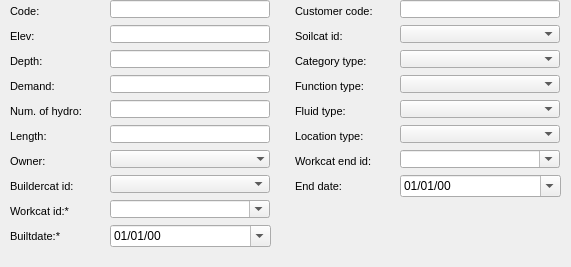
      <widget class="QWidget" name="page">
       <property name="geometry">
        <rect>
         <x>0</x>
         <y>0</y>
         <width>571</width>
         <height>267</height>
        </rect>
       </property>
       <attribute name="label">
        <string>Basic information</string>
       </attribute>
       <widget class="QLabel" name="label_owner">
        <property name="geometry">
         <rect>
          <x>10</x>
          <y>150</y>
          <width>101</width>
          <height>22</height>
         </rect>
        </property>
        <property name="font">
         <font>
          <pointsize>8</pointsize>
         </font>
        </property>
        <property name="frameShape">
         <enum>QFrame::NoFrame</enum>
        </property>
        <property name="frameShadow">
         <enum>QFrame::Plain</enum>
        </property>
        <property name="text">
         <string>Owner:</string>
        </property>
        <property name="textFormat">
         <enum>Qt::AutoText</enum>
        </property>
        <property name="scaledContents">
         <bool>false</bool>
        </property>
        <property name="alignment">
         <set>Qt::AlignLeading|Qt::AlignLeft|Qt::AlignVCenter</set>
        </property>
        <property name="margin">
         <number>3</number>
        </property>
       </widget>
       <widget class="QLineEdit" name="connec_length">
        <property name="geometry">
         <rect>
          <x>110</x>
          <y>125</y>
          <width>160</width>
          <height>18</height>
         </rect>
        </property>
        <property name="font">
         <font>
          <pointsize>8</pointsize>
         </font>
        </property>
        <property name="frame">
         <bool>true</bool>
        </property>
       </widget>
       <widget class="QLineEdit" name="n_hydrometer">
        <property name="geometry">
         <rect>
          <x>110</x>
          <y>100</y>
          <width>160</width>
          <height>18</height>
         </rect>
        </property>
        <property name="font">
         <font>
          <pointsize>8</pointsize>
         </font>
        </property>
        <property name="frame">
         <bool>true</bool>
        </property>
       </widget>
       <widget class="QLabel" name="label_soilcat_id">
        <property name="geometry">
         <rect>
          <x>295</x>
          <y>25</y>
          <width>101</width>
          <height>22</height>
         </rect>
        </property>
        <property name="font">
         <font>
          <pointsize>8</pointsize>
         </font>
        </property>
        <property name="frameShape">
         <enum>QFrame::NoFrame</enum>
        </property>
        <property name="frameShadow">
         <enum>QFrame::Plain</enum>
        </property>
        <property name="text">
         <string>Soilcat id:</string>
        </property>
        <property name="textFormat">
         <enum>Qt::AutoText</enum>
        </property>
        <property name="scaledContents">
         <bool>false</bool>
        </property>
        <property name="alignment">
         <set>Qt::AlignLeading|Qt::AlignLeft|Qt::AlignVCenter</set>
        </property>
        <property name="margin">
         <number>3</number>
        </property>
       </widget>
       <widget class="QLabel" name="label_builtdate">
        <property name="geometry">
         <rect>
          <x>10</x>
          <y>225</y>
          <width>101</width>
          <height>22</height>
         </rect>
        </property>
        <property name="font">
         <font>
          <pointsize>8</pointsize>
         </font>
        </property>
        <property name="frameShape">
         <enum>QFrame::NoFrame</enum>
        </property>
        <property name="frameShadow">
         <enum>QFrame::Plain</enum>
        </property>
        <property name="text">
         <string>Builtdate:*</string>
        </property>
        <property name="textFormat">
         <enum>Qt::AutoText</enum>
        </property>
        <property name="scaledContents">
         <bool>false</bool>
        </property>
        <property name="alignment">
         <set>Qt::AlignLeading|Qt::AlignLeft|Qt::AlignVCenter</set>
        </property>
        <property name="margin">
         <number>3</number>
        </property>
       </widget>
       <widget class="QLineEdit" name="code">
        <property name="geometry">
         <rect>
          <x>110</x>
          <y>0</y>
          <width>160</width>
          <height>18</height>
         </rect>
        </property>
        <property name="font">
         <font>
          <pointsize>8</pointsize>
         </font>
        </property>
        <property name="frame">
         <bool>true</bool>
        </property>
       </widget>
       <widget class="QComboBox" name="ownercat_id">
        <property name="geometry">
         <rect>
          <x>110</x>
          <y>150</y>
          <width>160</width>
          <height>18</height>
         </rect>
        </property>
        <property name="autoFillBackground">
         <bool>true</bool>
        </property>
        <property name="maxVisibleItems">
         <number>8</number>
        </property>
        <property name="frame">
         <bool>false</bool>
        </property>
       </widget>
       <widget class="QLabel" name="label_enddate">
        <property name="geometry">
         <rect>
          <x>295</x>
          <y>175</y>
          <width>101</width>
          <height>22</height>
         </rect>
        </property>
        <property name="font">
         <font>
          <pointsize>8</pointsize>
         </font>
        </property>
        <property name="frameShape">
         <enum>QFrame::NoFrame</enum>
        </property>
        <property name="frameShadow">
         <enum>QFrame::Plain</enum>
        </property>
        <property name="text">
         <string>End date:</string>
        </property>
        <property name="textFormat">
         <enum>Qt::AutoText</enum>
        </property>
        <property name="scaledContents">
         <bool>false</bool>
        </property>
        <property name="margin">
         <number>3</number>
        </property>
       </widget>
       <widget class="QComboBox" name="buildercat_id">
        <property name="geometry">
         <rect>
          <x>110</x>
          <y>175</y>
          <width>160</width>
          <height>18</height>
         </rect>
        </property>
       </widget>
       <widget class="QLabel" name="label_fluid_type">
        <property name="geometry">
         <rect>
          <x>295</x>
          <y>100</y>
          <width>101</width>
          <height>22</height>
         </rect>
        </property>
        <property name="font">
         <font>
          <pointsize>8</pointsize>
         </font>
        </property>
        <property name="frameShape">
         <enum>QFrame::NoFrame</enum>
        </property>
        <property name="frameShadow">
         <enum>QFrame::Plain</enum>
        </property>
        <property name="text">
         <string>Fluid type:</string>
        </property>
        <property name="textFormat">
         <enum>Qt::AutoText</enum>
        </property>
        <property name="scaledContents">
         <bool>false</bool>
        </property>
        <property name="alignment">
         <set>Qt::AlignLeading|Qt::AlignLeft|Qt::AlignVCenter</set>
        </property>
        <property name="margin">
         <number>3</number>
        </property>
       </widget>
       <widget class="QLabel" name="label_code">
        <property name="geometry">
         <rect>
          <x>10</x>
          <y>0</y>
          <width>101</width>
          <height>22</height>
         </rect>
        </property>
        <property name="font">
         <font>
          <pointsize>8</pointsize>
         </font>
        </property>
        <property name="frameShape">
         <enum>QFrame::NoFrame</enum>
        </property>
        <property name="frameShadow">
         <enum>QFrame::Plain</enum>
        </property>
        <property name="text">
         <string>Code:</string>
        </property>
        <property name="textFormat">
         <enum>Qt::AutoText</enum>
        </property>
        <property name="scaledContents">
         <bool>false</bool>
        </property>
        <property name="alignment">
         <set>Qt::AlignLeading|Qt::AlignLeft|Qt::AlignVCenter</set>
        </property>
        <property name="margin">
         <number>3</number>
        </property>
       </widget>
       <widget class="QComboBox" name="location_type">
        <property name="geometry">
         <rect>
          <x>400</x>
          <y>125</y>
          <width>160</width>
          <height>18</height>
         </rect>
        </property>
       </widget>
       <widget class="QLabel" name="label_depth">
        <property name="geometry">
         <rect>
          <x>10</x>
          <y>50</y>
          <width>101</width>
          <height>22</height>
         </rect>
        </property>
        <property name="font">
         <font>
          <pointsize>8</pointsize>
         </font>
        </property>
        <property name="frameShape">
         <enum>QFrame::NoFrame</enum>
        </property>
        <property name="frameShadow">
         <enum>QFrame::Plain</enum>
        </property>
        <property name="text">
         <string>Depth:</string>
        </property>
        <property name="textFormat">
         <enum>Qt::AutoText</enum>
        </property>
        <property name="scaledContents">
         <bool>false</bool>
        </property>
        <property name="alignment">
         <set>Qt::AlignLeading|Qt::AlignLeft|Qt::AlignVCenter</set>
        </property>
        <property name="margin">
         <number>3</number>
        </property>
       </widget>
       <widget class="QLabel" name="label_connec_length">
        <property name="geometry">
         <rect>
          <x>10</x>
          <y>125</y>
          <width>101</width>
          <height>22</height>
         </rect>
        </property>
        <property name="font">
         <font>
          <pointsize>8</pointsize>
         </font>
        </property>
        <property name="frameShape">
         <enum>QFrame::NoFrame</enum>
        </property>
        <property name="frameShadow">
         <enum>QFrame::Plain</enum>
        </property>
        <property name="text">
         <string>Length:</string>
        </property>
        <property name="textFormat">
         <enum>Qt::AutoText</enum>
        </property>
        <property name="scaledContents">
         <bool>false</bool>
        </property>
        <property name="alignment">
         <set>Qt::AlignLeading|Qt::AlignLeft|Qt::AlignVCenter</set>
        </property>
        <property name="wordWrap">
         <bool>true</bool>
        </property>
        <property name="margin">
         <number>3</number>
        </property>
       </widget>
       <widget class="QComboBox" name="workcat_id">
        <property name="geometry">
         <rect>
          <x>110</x>
          <y>200</y>
          <width>160</width>
          <height>18</height>
         </rect>
        </property>
        <property name="autoFillBackground">
         <bool>true</bool>
        </property>
        <property name="editable">
         <bool>true</bool>
        </property>
        <property name="maxVisibleItems">
         <number>8</number>
        </property>
        <property name="frame">
         <bool>true</bool>
        </property>
       </widget>
       <widget class="QLineEdit" name="elevation">
        <property name="geometry">
         <rect>
          <x>110</x>
          <y>25</y>
          <width>160</width>
          <height>18</height>
         </rect>
        </property>
        <property name="inputMask">
         <string/>
        </property>
        <property name="frame">
         <bool>true</bool>
        </property>
       </widget>
       <widget class="QLabel" name="label_category_type">
        <property name="geometry">
         <rect>
          <x>295</x>
          <y>50</y>
          <width>101</width>
          <height>22</height>
         </rect>
        </property>
        <property name="font">
         <font>
          <pointsize>8</pointsize>
         </font>
        </property>
        <property name="frameShape">
         <enum>QFrame::NoFrame</enum>
        </property>
        <property name="frameShadow">
         <enum>QFrame::Plain</enum>
        </property>
        <property name="text">
         <string>Category type:</string>
        </property>
        <property name="textFormat">
         <enum>Qt::AutoText</enum>
        </property>
        <property name="scaledContents">
         <bool>false</bool>
        </property>
        <property name="alignment">
         <set>Qt::AlignLeading|Qt::AlignLeft|Qt::AlignVCenter</set>
        </property>
        <property name="margin">
         <number>3</number>
        </property>
       </widget>
       <widget class="QComboBox" name="soilcat_id">
        <property name="geometry">
         <rect>
          <x>400</x>
          <y>25</y>
          <width>160</width>
          <height>18</height>
         </rect>
        </property>
       </widget>
       <widget class="QComboBox" name="workcat_id_end">
        <property name="geometry">
         <rect>
          <x>400</x>
          <y>150</y>
          <width>160</width>
          <height>18</height>
         </rect>
        </property>
        <property name="autoFillBackground">
         <bool>true</bool>
        </property>
        <property name="editable">
         <bool>true</bool>
        </property>
        <property name="maxVisibleItems">
         <number>8</number>
        </property>
        <property name="frame">
         <bool>true</bool>
        </property>
       </widget>
       <widget class="QComboBox" name="category_type">
        <property name="geometry">
         <rect>
          <x>400</x>
          <y>50</y>
          <width>160</width>
          <height>18</height>
         </rect>
        </property>
       </widget>
       <widget class="QLineEdit" name="demand">
        <property name="geometry">
         <rect>
          <x>110</x>
          <y>75</y>
          <width>160</width>
          <height>18</height>
         </rect>
        </property>
        <property name="font">
         <font>
          <pointsize>8</pointsize>
         </font>
        </property>
        <property name="frame">
         <bool>true</bool>
        </property>
       </widget>
       <widget class="QLabel" name="label_buildercat_id">
        <property name="geometry">
         <rect>
          <x>10</x>
          <y>175</y>
          <width>101</width>
          <height>22</height>
         </rect>
        </property>
        <property name="font">
         <font>
          <pointsize>8</pointsize>
         </font>
        </property>
        <property name="frameShape">
         <enum>QFrame::NoFrame</enum>
        </property>
        <property name="frameShadow">
         <enum>QFrame::Plain</enum>
        </property>
        <property name="text">
         <string>Buildercat id:</string>
        </property>
        <property name="textFormat">
         <enum>Qt::AutoText</enum>
        </property>
        <property name="scaledContents">
         <bool>false</bool>
        </property>
        <property name="alignment">
         <set>Qt::AlignLeading|Qt::AlignLeft|Qt::AlignVCenter</set>
        </property>
        <property name="margin">
         <number>3</number>
        </property>
       </widget>
       <widget class="QLabel" name="label_elevation">
        <property name="geometry">
         <rect>
          <x>10</x>
          <y>25</y>
          <width>101</width>
          <height>22</height>
         </rect>
        </property>
        <property name="font">
         <font>
          <pointsize>8</pointsize>
         </font>
        </property>
        <property name="frameShape">
         <enum>QFrame::NoFrame</enum>
        </property>
        <property name="frameShadow">
         <enum>QFrame::Plain</enum>
        </property>
        <property name="text">
         <string>Elev:</string>
        </property>
        <property name="textFormat">
         <enum>Qt::AutoText</enum>
        </property>
        <property name="scaledContents">
         <bool>false</bool>
        </property>
        <property name="alignment">
         <set>Qt::AlignLeading|Qt::AlignLeft|Qt::AlignVCenter</set>
        </property>
        <property name="margin">
         <number>3</number>
        </property>
       </widget>
       <widget class="QLabel" name="label_workcat_id">
        <property name="geometry">
         <rect>
          <x>10</x>
          <y>200</y>
          <width>101</width>
          <height>22</height>
         </rect>
        </property>
        <property name="font">
         <font>
          <pointsize>8</pointsize>
         </font>
        </property>
        <property name="frameShape">
         <enum>QFrame::NoFrame</enum>
        </property>
        <property name="frameShadow">
         <enum>QFrame::Plain</enum>
        </property>
        <property name="text">
         <string>Workcat id:*</string>
        </property>
        <property name="textFormat">
         <enum>Qt::AutoText</enum>
        </property>
        <property name="scaledContents">
         <bool>false</bool>
        </property>
        <property name="alignment">
         <set>Qt::AlignLeading|Qt::AlignLeft|Qt::AlignVCenter</set>
        </property>
        <property name="margin">
         <number>3</number>
        </property>
       </widget>
       <widget class="QLabel" name="label_location_type">
        <property name="geometry">
         <rect>
          <x>295</x>
          <y>125</y>
          <width>101</width>
          <height>22</height>
         </rect>
        </property>
        <property name="font">
         <font>
          <pointsize>8</pointsize>
         </font>
        </property>
        <property name="frameShape">
         <enum>QFrame::NoFrame</enum>
        </property>
        <property name="frameShadow">
         <enum>QFrame::Plain</enum>
        </property>
        <property name="text">
         <string>Location type:</string>
        </property>
        <property name="textFormat">
         <enum>Qt::AutoText</enum>
        </property>
        <property name="scaledContents">
         <bool>false</bool>
        </property>
        <property name="alignment">
         <set>Qt::AlignLeading|Qt::AlignLeft|Qt::AlignVCenter</set>
        </property>
        <property name="margin">
         <number>3</number>
        </property>
       </widget>
       <widget class="QComboBox" name="function_type">
        <property name="geometry">
         <rect>
          <x>400</x>
          <y>75</y>
          <width>160</width>
          <height>18</height>
         </rect>
        </property>
       </widget>
       <widget class="QLabel" name="label_n_hydrometer">
        <property name="geometry">
         <rect>
          <x>10</x>
          <y>100</y>
          <width>101</width>
          <height>22</height>
         </rect>
        </property>
        <property name="font">
         <font>
          <pointsize>8</pointsize>
         </font>
        </property>
        <property name="frameShape">
         <enum>QFrame::NoFrame</enum>
        </property>
        <property name="frameShadow">
         <enum>QFrame::Plain</enum>
        </property>
        <property name="text">
         <string>Num. of hydro:</string>
        </property>
        <property name="textFormat">
         <enum>Qt::AutoText</enum>
        </property>
        <property name="scaledContents">
         <bool>false</bool>
        </property>
        <property name="alignment">
         <set>Qt::AlignLeading|Qt::AlignLeft|Qt::AlignVCenter</set>
        </property>
        <property name="wordWrap">
         <bool>true</bool>
        </property>
        <property name="margin">
         <number>3</number>
        </property>
       </widget>
       <widget class="QLabel" name="label_demand">
        <property name="geometry">
         <rect>
          <x>10</x>
          <y>75</y>
          <width>101</width>
          <height>22</height>
         </rect>
        </property>
        <property name="font">
         <font>
          <pointsize>8</pointsize>
         </font>
        </property>
        <property name="frameShape">
         <enum>QFrame::NoFrame</enum>
        </property>
        <property name="frameShadow">
         <enum>QFrame::Plain</enum>
        </property>
        <property name="text">
         <string>Demand:</string>
        </property>
        <property name="textFormat">
         <enum>Qt::AutoText</enum>
        </property>
        <property name="scaledContents">
         <bool>false</bool>
        </property>
        <property name="alignment">
         <set>Qt::AlignLeading|Qt::AlignLeft|Qt::AlignVCenter</set>
        </property>
        <property name="margin">
         <number>3</number>
        </property>
       </widget>
       <widget class="QgsDateTimeEdit" name="builtdate">
        <property name="geometry">
         <rect>
          <x>110</x>
          <y>225</y>
          <width>161</width>
          <height>22</height>
         </rect>
        </property>
        <property name="displayFormat">
         <string>dd/MM/yy</string>
        </property>
        <property name="calendarPopup">
         <bool>true</bool>
        </property>
        <property name="allowNull" stdset="0">
         <bool>true</bool>
        </property>
       </widget>
       <widget class="QLineEdit" name="depth">
        <property name="geometry">
         <rect>
          <x>110</x>
          <y>50</y>
          <width>160</width>
          <height>18</height>
         </rect>
        </property>
        <property name="frame">
         <bool>true</bool>
        </property>
       </widget>
       <widget class="QLabel" name="label_function_type">
        <property name="geometry">
         <rect>
          <x>295</x>
          <y>75</y>
          <width>101</width>
          <height>22</height>
         </rect>
        </property>
        <property name="font">
         <font>
          <pointsize>8</pointsize>
         </font>
        </property>
        <property name="frameShape">
         <enum>QFrame::NoFrame</enum>
        </property>
        <property name="frameShadow">
         <enum>QFrame::Plain</enum>
        </property>
        <property name="text">
         <string>Function type:</string>
        </property>
        <property name="textFormat">
         <enum>Qt::AutoText</enum>
        </property>
        <property name="scaledContents">
         <bool>false</bool>
        </property>
        <property name="alignment">
         <set>Qt::AlignLeading|Qt::AlignLeft|Qt::AlignVCenter</set>
        </property>
        <property name="margin">
         <number>3</number>
        </property>
       </widget>
       <widget class="QLabel" name="label_workcat_id_end">
        <property name="geometry">
         <rect>
          <x>295</x>
          <y>150</y>
          <width>101</width>
          <height>22</height>
         </rect>
        </property>
        <property name="font">
         <font>
          <pointsize>8</pointsize>
         </font>
        </property>
        <property name="frameShape">
         <enum>QFrame::NoFrame</enum>
        </property>
        <property name="frameShadow">
         <enum>QFrame::Plain</enum>
        </property>
        <property name="text">
         <string>Workcat end id:</string>
        </property>
        <property name="textFormat">
         <enum>Qt::AutoText</enum>
        </property>
        <property name="scaledContents">
         <bool>false</bool>
        </property>
        <property name="alignment">
         <set>Qt::AlignLeading|Qt::AlignLeft|Qt::AlignVCenter</set>
        </property>
        <property name="margin">
         <number>3</number>
        </property>
       </widget>
       <widget class="QgsDateTimeEdit" name="enddate">
        <property name="geometry">
         <rect>
          <x>400</x>
          <y>175</y>
          <width>161</width>
          <height>22</height>
         </rect>
        </property>
        <property name="displayFormat">
         <string>dd/MM/yy</string>
        </property>
        <property name="calendarPopup">
         <bool>true</bool>
        </property>
        <property name="allowNull" stdset="0">
         <bool>true</bool>
        </property>
       </widget>
       <widget class="QComboBox" name="fluid_type">
        <property name="geometry">
         <rect>
          <x>400</x>
          <y>100</y>
          <width>160</width>
          <height>18</height>
         </rect>
        </property>
       </widget>
       <widget class="QLineEdit" name="customer_code">
        <property name="geometry">
         <rect>
          <x>400</x>
          <y>0</y>
          <width>160</width>
          <height>18</height>
         </rect>
        </property>
        <property name="font">
         <font>
          <pointsize>8</pointsize>
         </font>
        </property>
        <property name="frame">
         <bool>true</bool>
        </property>
       </widget>
       <widget class="QLabel" name="label_customer_code">
        <property name="geometry">
         <rect>
          <x>295</x>
          <y>0</y>
          <width>101</width>
          <height>22</height>
         </rect>
        </property>
        <property name="font">
         <font>
          <pointsize>8</pointsize>
         </font>
        </property>
        <property name="frameShape">
         <enum>QFrame::NoFrame</enum>
        </property>
        <property name="frameShadow">
         <enum>QFrame::Plain</enum>
        </property>
        <property name="text">
         <string>Customer code:</string>
        </property>
        <property name="textFormat">
         <enum>Qt::AutoText</enum>
        </property>
        <property name="scaledContents">
         <bool>false</bool>
        </property>
        <property name="alignment">
         <set>Qt::AlignLeading|Qt::AlignLeft|Qt::AlignVCenter</set>
        </property>
        <property name="margin">
         <number>3</number>
        </property>
       </widget>
      </widget>
